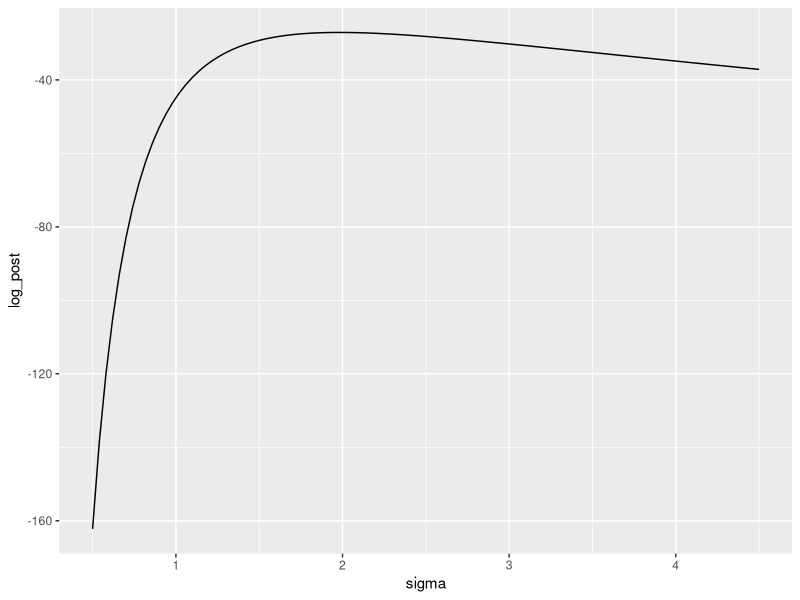
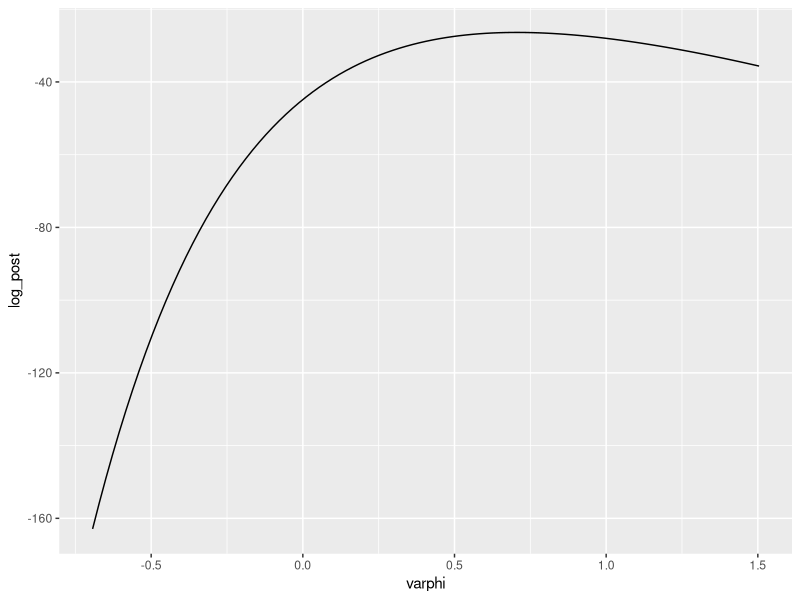
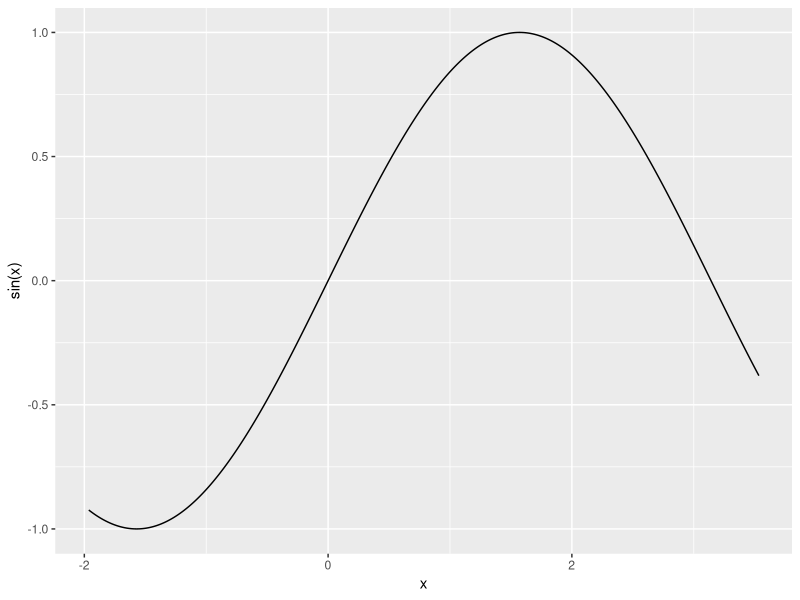
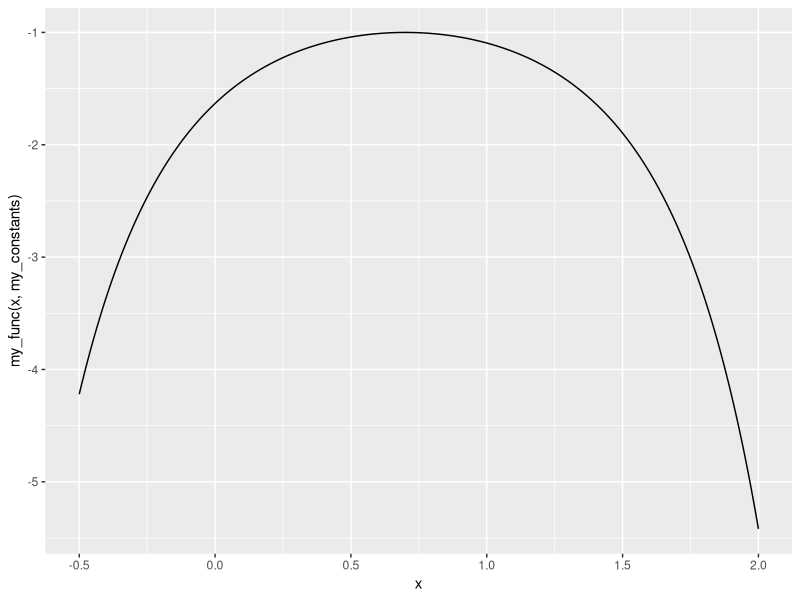
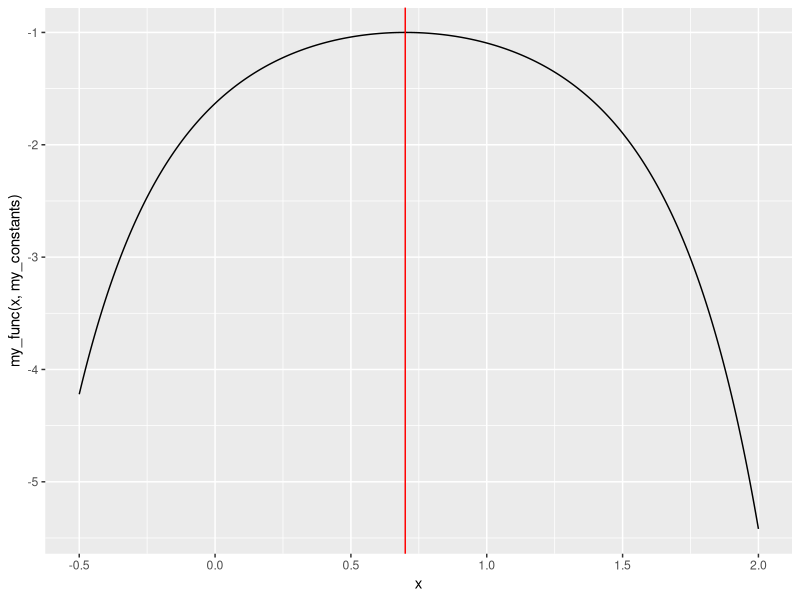
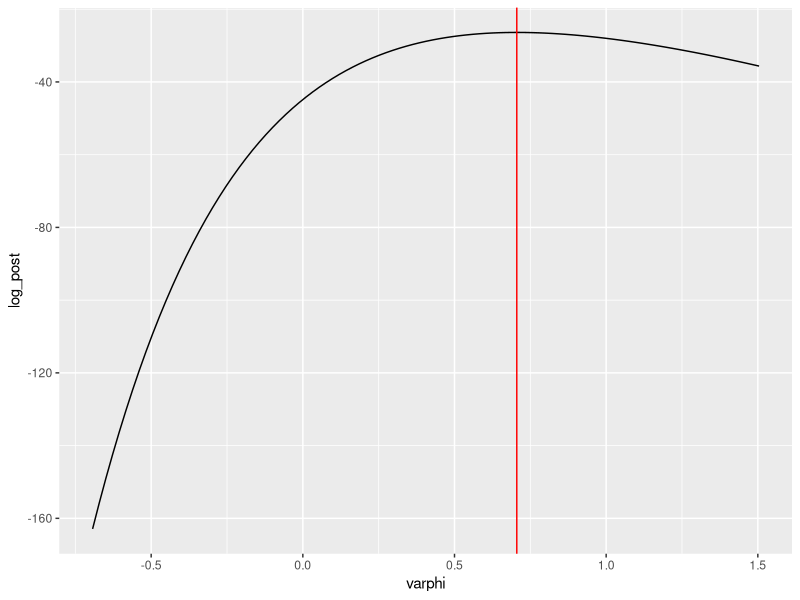

Write R code to recreate these figures, in order.
## ---- chunk 1
knitr::opts_chunk$set(echo = TRUE)
## ---- chunk 2
library(tidyverse)
## ---- chunk 3
mu_0 = (135 + 115) / 2
tau_0 = (135 - mu_0) / 2

mu_0
tau_0
## ---- chunk 4
quantile_25 = qnorm(0.25, mean = mu_0, sd = tau_0)
quantile_75 = qnorm(0.75, mean = mu_0, sd = tau_0)
## ---- chunk 5
quantile_25
quantile_75
## ---- chunk 6
pnorm(117, mean = mu_0, sd = tau_0)
## ---- chunk 7
sigma_1 <- 5
tau_n1 = 2
tau_n2 <- 0.5
## ---- chunk 8
N_1 = sigma_1^2 * ((1/tau_n1^2) - (1/tau_0^2))
N_2 = sigma_1^2 * ((1/tau_n2^2) - (1/tau_0^2))
## ---- chunk 9
N_1
N_2
## ---- chunk 10
sigma_2 <- 15
tau_n3 <- 3
tau_0_inf <- Inf
## ---- chunk 11
N_3 = sigma_2^2 * ((1/tau_n3^2) - (1/tau_0_inf^2))
## ---- chunk 12
N_3
## ---- chunk 13
N <- 21
v <- 4.2
## ---- chunk 14
### set input arguments !!!
log_post_sigma_unnorm <- function(sigma, N, v, lambda)
{
  temp = -N*log(sigma) - (v*N / (2*sigma^2)) - (lambda * sigma)
  return(temp)
}
## ---- chunk 15
tibble::tibble(
  sigma = seq(from = 0.5, to = 4.5, length.out = 101)
) %>% 
  mutate(log_post = log_post_sigma_unnorm(sigma, N, v, 0.75)) %>% ggplot(mapping = aes(x = sigma, y = log_post)) + geom_line()
## ---- chunk 16
### set the input arguments !!!
log_post_varphi_unnorm <- function(varphi, N, v, lambda)
{
  # back-calculate sigma given varphi
  sigma <- exp(varphi)
  
  # calculate the unnormalized log-posterior on sigma
  log_post <- -N*log(sigma) - (v*N / (2*sigma^2)) - (lambda * sigma)
  
  # account for the derivative adjustment
  temp = log_post + varphi
  return(temp)
}
## ---- chunk 17
tibble::tibble(
  varphi = seq(from = log(0.5) , to= log(4.5), length.out=101)
) %>% 
  mutate(log_post = log_post_varphi_unnorm(varphi, N, v, 0.75)) %>%
  ggplot(mapping = aes(x = varphi, y = log_post)) +
  geom_line()
## ---- chunk 18
tibble::tibble(
  x = seq(from = (-5/8)*pi, to = (9/8)*pi, length.out = 1001)
) %>% 
  ggplot(mapping = aes(x = x, y = sin(x))) + geom_line()
## ---- chunk 19
opt_sine_01 <- optim( par = 0,
                      fn = sin,
                     gr = NULL,
                     method = "Brent",
                     lower = (-5/8)*pi, upper = (9/8)*pi,
                     hessian = TRUE,
                     control = list( fnscale = -1))
opt_sine_01
## ---- chunk 20
opt_sine_02 <- optim( par = 3,
                      fn = sin,
                     gr = NULL,
                     method = "Brent",
                     lower = (-5/8)*pi, upper = (9/8)*pi,
                     hessian = TRUE,
                     control = list( fnscale = -1))
opt_sine_02
## ---- chunk 21
my_func <- function(x, constant = list(a,m))
{
  -1 * exp((x-constant$a)^constant$m)
}

my_constants <- list(a = 0.7, m = 2)
## ---- chunk 22
tibble::tibble(
  x = seq(from = -0.5, to = 2, length.out =501)
) %>% 
  ggplot(mapping = aes(x = x, y = my_func(x,my_constants))) + geom_line()

## ---- chunk 23
opt_result <- optim(par = 1.75 ,
                    fn = my_func,
                    gr = NULL,
                    my_constants,
                    method = "Brent",
                    lower = -0.5, upper = 2,
                    hessian = TRUE,
                    control = list(fnscale=-1))

opt_result
## ---- chunk 24
tibble::tibble(
  x = seq(from = -0.5, to = 2, length.out =501)
) %>% 
  ggplot(mapping = aes(x = x, y = my_func(x,my_constants))) + geom_line() + geom_vline(xintercept = opt_result$par , color = "red")
## ---- chunk 25
lambda = 0.75
varphi_opt_a <- optim(par = -0.5 ,
                     fn = log_post_varphi_unnorm,
                    gr = NULL,
                    N,
                    v,
                    lambda,
                    method = "BFGS" ,
                    hessian = TRUE,
                    control = list( fnscale = -1))

varphi_opt_a
## ---- chunk 26
varphi_opt_b <- optim(par = 1.35 ,
                     fn = log_post_varphi_unnorm,
                    gr = NULL,
                    N,
                    v,
                    lambda,
                    method = "BFGS" ,
                    hessian = TRUE,
                    control = list( fnscale = -1))

varphi_opt_b
## ---- chunk 27
tibble::tibble(
  varphi = seq(from = log(0.5) , to= log(4.5), length.out=101)
) %>% 
  mutate(log_post = log_post_varphi_unnorm(varphi, N, v, 0.75)) %>%
  ggplot(mapping = aes(x = varphi, y = log_post)) +
  geom_line() + 
  geom_vline(xintercept = varphi_opt_a$par, color = "red")
